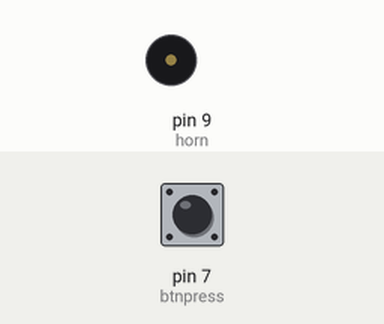
Recording of a sketch running on a simulated Arduino Uno, built with avr-gcc and run on an emulated ATmega328P. Shown: buzzer (waves = sounding, pin HIGH). The inputs (shaded band) are chosen by the test bench; at power-on: pin 7 (btnpress) LOW. What the sketch prints to the serial monitor is not drawn.

Above: at 1.2 s.
1.3 s: pin 7 (btnpress) pulled HIGH for 0.15 s
At 1.39 s:
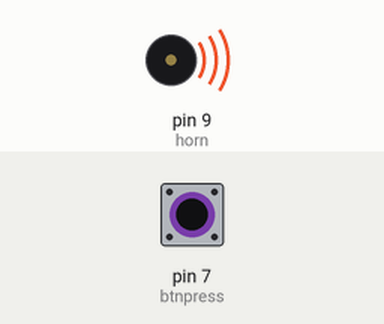
2.9 s: pin 7 (btnpress) pulled HIGH for 3.2 s
At 6.7 s:
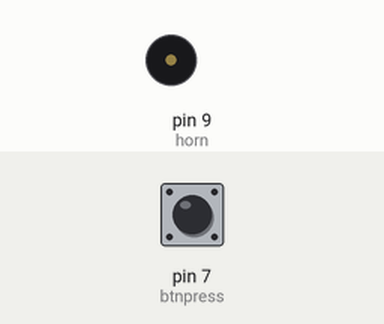
Timing chart, 0 to 8.2 s (numbered marks = the images above; inputs shaded):
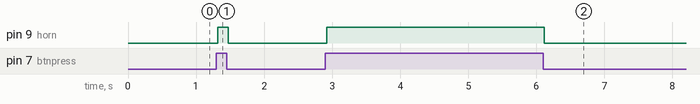

Measured:
- after the input at 1.3 s, pin 9 (horn): LOW → HIGH at once, → LOW 0.15 s later
- after the input at 2.9 s, pin 9 (horn): LOW → HIGH at once, → LOW 3.2 s later

The sketch:

hornLogic.ino
```cpp
int horn = 9;
int btnpress = 7;

void setup() {
  Serial.begin(9600);
  pinMode(horn, OUTPUT);
  pinMode(btnpress, INPUT);
}

int btnValue = 0;
int i = 0; //incrementer variable
enum hornStates {INIT, Off , On } currState;
void HornTicks() {
  //State Transitions
  switch(currState) {
    case INIT:
      currState = Off;
      break;
    case Off:
      if (btnValue == 1 && i < 5) {
        i++;
        currState = Off;
      }
      else if (btnValue == 0 && i < 5) {
        i = 0;
        currState = Off;
      }
      else {
        currState = On;
        i = 0;
      }
      break;
    case On:
      if (btnValue == 0 && i < 5) {
        i++;
        currState = On;
      }
      else if (btnValue == 1) {
        currState = On;
        i = 0;
      }
      else {
        i = 0;
        currState = Off;
      }
      break;
    default:
      currState = INIT;
      i = 0;
      break;
  }

  //State Actions
  switch(currState) {
    case INIT:
      digitalWrite(horn,0);
      break;
    case Off:
      digitalWrite(horn, 0);
      break;
    case On:
      digitalWrite(horn, 1);
      break;
    default:
      digitalWrite(horn, 0);
      break;
  }

}

//horn = 0 off, 1 on
//btn = 1 when pressed
void loop() {
  // put your main code here, to run repeatedly:
   //digitalWrite(horn,1);
   btnValue = digitalRead(btnpress);
   //Serial.println(btnValue);
   Serial.println(currState);

    HornTicks();

//     delay(1000);

//     digitalWrite(horn,0);

//     delay(1000);
}
```
